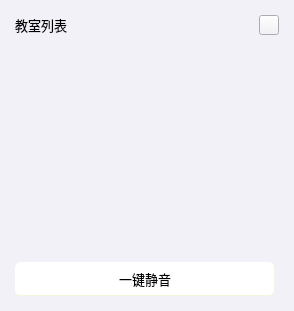
<?xml version="1.0" encoding="UTF-8"?>
<ui version="4.0">
 <class>AgoraClassroomListWidget</class>
 <widget class="QWidget" name="AgoraClassroomListWidget">
  <property name="geometry">
   <rect>
    <x>0</x>
    <y>0</y>
    <width>294</width>
    <height>311</height>
   </rect>
  </property>
  <property name="windowTitle">
   <string>Form</string>
  </property>
  <property name="layoutDirection">
   <enum>Qt::LeftToRight</enum>
  </property>
  <property name="autoFillBackground">
   <bool>false</bool>
  </property>
  <property name="styleSheet">
   <string notr="true">
background-color: #F1F1F7;
</string>
  </property>
  <layout class="QVBoxLayout" name="verticalLayout" stretch="0,30,0">
   <property name="spacing">
    <number>0</number>
   </property>
   <property name="leftMargin">
    <number>0</number>
   </property>
   <property name="topMargin">
    <number>0</number>
   </property>
   <property name="rightMargin">
    <number>0</number>
   </property>
   <property name="bottomMargin">
    <number>0</number>
   </property>
   <item>
    <widget class="QWidget" name="TopWidget" native="true">
     <layout class="QHBoxLayout" name="horizontalLayout">
      <property name="spacing">
       <number>0</number>
      </property>
      <property name="sizeConstraint">
       <enum>QLayout::SetDefaultConstraint</enum>
      </property>
      <property name="leftMargin">
       <number>15</number>
      </property>
      <property name="topMargin">
       <number>15</number>
      </property>
      <property name="rightMargin">
       <number>15</number>
      </property>
      <property name="bottomMargin">
       <number>15</number>
      </property>
      <item>
       <widget class="QLabel" name="label">
        <property name="font">
         <font>
          <family>微软雅黑</family>
          <pointsize>10</pointsize>
         </font>
        </property>
        <property name="styleSheet">
         <string notr="true"/>
        </property>
        <property name="text">
         <string>教室列表</string>
        </property>
       </widget>
      </item>
      <item>
       <widget class="QPushButton" name="ExitPushButton">
        <property name="sizePolicy">
         <sizepolicy hsizetype="Preferred" vsizetype="Preferred">
          <horstretch>0</horstretch>
          <verstretch>0</verstretch>
         </sizepolicy>
        </property>
        <property name="minimumSize">
         <size>
          <width>20</width>
          <height>20</height>
         </size>
        </property>
        <property name="maximumSize">
         <size>
          <width>20</width>
          <height>20</height>
         </size>
        </property>
        <property name="styleSheet">
         <string notr="true">#ExitPushButton{
border-image:url(&quot;:/image/resource/icon-close-gray.png&quot;);
}

#ExitPushButton:hover{
border-image:url(&quot;:/image/resource/icon-close-gray-hover.png&quot;);
}</string>
        </property>
        <property name="text">
         <string/>
        </property>
       </widget>
      </item>
     </layout>
    </widget>
   </item>
   <item>
    <widget class="QScrollArea" name="ClassroomListScrollArea">
     <property name="styleSheet">
      <string notr="true">border:none;</string>
     </property>
     <property name="verticalScrollBarPolicy">
      <enum>Qt::ScrollBarAlwaysOff</enum>
     </property>
     <property name="horizontalScrollBarPolicy">
      <enum>Qt::ScrollBarAlwaysOff</enum>
     </property>
     <property name="widgetResizable">
      <bool>true</bool>
     </property>
     <property name="alignment">
      <set>Qt::AlignLeading|Qt::AlignLeft|Qt::AlignTop</set>
     </property>
     <widget class="QWidget" name="scrollAreaWidgetContents">
      <property name="geometry">
       <rect>
        <x>0</x>
        <y>0</y>
        <width>294</width>
        <height>194</height>
       </rect>
      </property>
      <property name="styleSheet">
       <string notr="true">border:none;</string>
      </property>
     </widget>
    </widget>
   </item>
   <item>
    <widget class="QWidget" name="verticalWidget" native="true">
     <layout class="QVBoxLayout" name="verticalLayout_2">
      <property name="leftMargin">
       <number>15</number>
      </property>
      <property name="topMargin">
       <number>15</number>
      </property>
      <property name="rightMargin">
       <number>15</number>
      </property>
      <property name="bottomMargin">
       <number>15</number>
      </property>
      <item>
       <widget class="QPushButton" name="MuteAllClassroomPushButton">
        <property name="sizePolicy">
         <sizepolicy hsizetype="Minimum" vsizetype="Fixed">
          <horstretch>0</horstretch>
          <verstretch>0</verstretch>
         </sizepolicy>
        </property>
        <property name="minimumSize">
         <size>
          <width>260</width>
          <height>34</height>
         </size>
        </property>
        <property name="maximumSize">
         <size>
          <width>260</width>
          <height>34</height>
         </size>
        </property>
        <property name="font">
         <font>
          <family>微软雅黑</family>
          <pointsize>10</pointsize>
         </font>
        </property>
        <property name="styleSheet">
         <string notr="true">QPushButton#MuteAllClassroomPushButton{
background-color:rgba(255,255,255,1);
border-style: outset;
border-width: 1px;
border-radius: 6px;
border-color: beige;
color:black
}</string>
        </property>
        <property name="text">
         <string>一键静音</string>
        </property>
       </widget>
      </item>
     </layout>
    </widget>
   </item>
  </layout>
 </widget>
 <resources>
  <include location="../agora_edu_demo.qrc"/>
 </resources>
 <connections/>
</ui>
